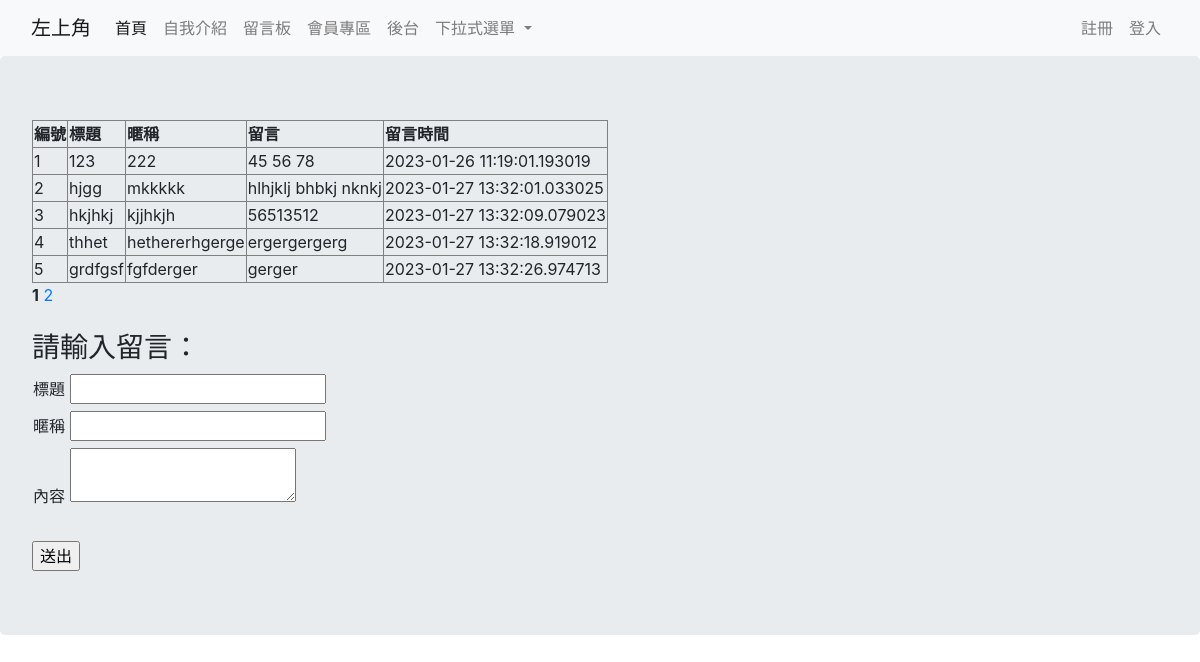
Screenshot of /message with the database file from the repository.
### newproject/models.py (models this page shows, shortened)
class message_board(db.Model):
    __tablename__ = 'message_board'
    mb_id       = db.Column(db.Integer, primary_key = True)
    mb_title    = db.Column(db.String(64), unique=True, index=True)
    mb_username = db.Column(db.String(64), index=True)
    mb_message = db.Column(db.String(300))
    mb_data = db.Column(db.DateTime, default=datetime.utcnow)

### app.py (the view, shortened to what this page needs)
@app.route('/message',methods=['POST','GET'])
@app.route('/message/<int:page>/',methods=['POST','GET'])
def mb_message(page=1):
    form = messageForm()
    posts=message_board.query.filter_by().paginate(page=page,per_page=5)
    return render_template('base_message.html',form=form,posts=posts)

### newproject/forms.py
class messageForm(FlaskForm):
    mb_title = StringField('標題', validators=[DataRequired()])
    mb_username = StringField('暱稱',validators=[DataRequired()])
    mb_message = TextAreaField('內容',validators=[DataRequired()])
    submit = SubmitField('送出')

### newproject/templates/base_message.html (shortened to what this page needs)
{% extends "base.html" %}
{% block main %}
<div class="jumbotron">
  <div>
  <table border="1" method='post'>
    <thead>
      <tr>
        <th>編號</th>
        <th>標題</th>
        <th>暱稱</th>
        <th>留言</th>
        <th>留言時間</th>
      </tr>
    </thead>
    <tbody>
      {% for item in posts%}
      <tr>
        <td>{{item.mb_id}}</td>
        <td>{{item.mb_title}}</td>
        <td>{{item.mb_username}}</td>
        <td>{{item.mb_message}}</td>
        <td>{{item.mb_data}}</td>
      </tr>
      {% endfor %}
    </tbody>
  </table>
  </div>
<div class="post-paginate">
  {% for page in posts.iter_pages() %}
  {% if page %}
    {% if page != posts.page %}
      <a href="{{ url_for('mb_message', page=page) }}">{{ page }}</a>
    {% else %}
      <strong>{{ page }}</strong>
    {% endif %}
  {% else %}
    <span class=ellipsis>…</span>
  {% endif %}
{% endfor %}
</div>
  <br>
  <div><h3>請輸入留言：</h3></div>
    <div>
    <form method="POST">
        <table>
        <tr><td>{{ form.mb_title.label }} {{ form.mb_title}}</td></tr>
        <tr><td>{{ form.mb_username.label }} {{ form.mb_username }}</td></tr>
        <tr><td>{{ form.mb_message.label }} {{ form.mb_message }}</td></tr>
        </table>
        <br>
        <div>
          {{form.submit}}
        </div>
        </form>
    </div>
  </div>
{% endblock %}

### rows the page displays
message_board: mb_id "1", mb_title "123", mb_username "222", mb_message "45 56 78", mb_data "2023-01-26 11:19:01.193019"
message_board: mb_id "2", mb_title "hjgg", mb_username "mkkkkk", mb_message "hlhjklj bhbkj nknkj", mb_data "2023-01-27 13:32:01.033025"
message_board: mb_id "3", mb_title "hkjhkj", mb_username "kjjhkjh", mb_message "56513512", mb_data "2023-01-27 13:32:09.079023"
message_board: mb_id "4", mb_title "thhet", mb_username "hethererhgerge", mb_message "ergergergerg", mb_data "2023-01-27 13:32:18.919012"
message_board: mb_id "5", mb_title "grdfgsf", mb_username "fgfderger", mb_message "gerger", mb_data "2023-01-27 13:32:26.974713"

### other values shown
{{ page }} "1"
{{ page }} "2"
